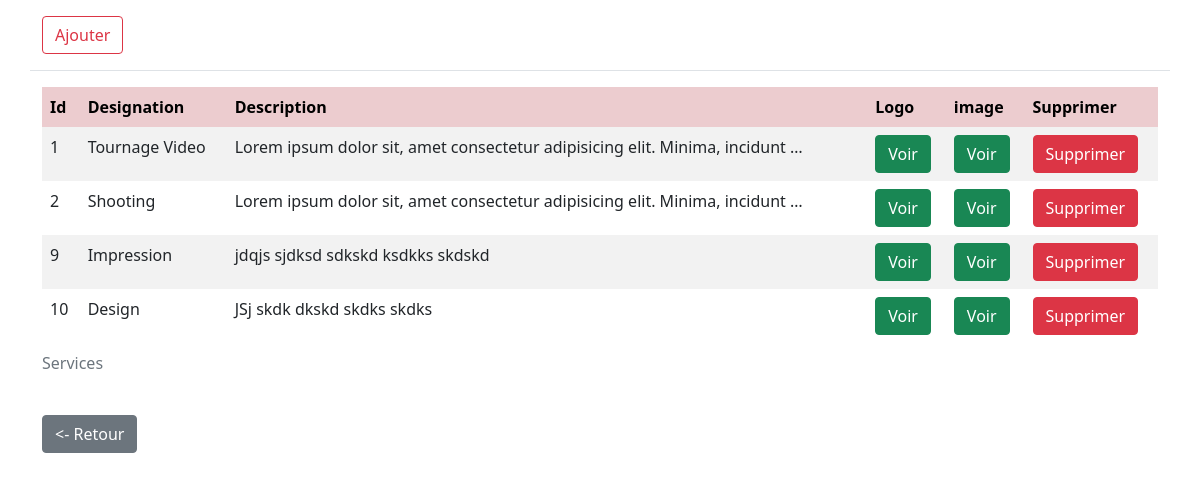
The app's page /private_page/dashboard/gestion_service with its own data.
### surnatural_app/models.py (models this page shows, shortened)
class Services(models.Model):
    titre = models.CharField(max_length=20, unique=True)
    description = models.TextField(max_length=300)
    logo = models.ImageField(upload_to='img', null=True)
    img = models.ImageField(upload_to='img', null=True)
    class Meta():
        db_table = 'Services'

### surnatural_app/views.py (the view)
# urls.py: path('private_page/dashboard/gestion_service', gst_service, name='gst_service'),
def gst_service(request):
    services = Services.objects.all()
    return render(request, 'application/gst_service.html', context={'services':services})

### templates/application/gst_service.html (shortened to what this page needs)
<!DOCTYPE html>
<html lang="fr">
    {% load static %}
<head>
    <link rel="stylesheet" href="{% static 'css/bootstrap.css' %}">
    <link rel="stylesheet" href="{% static 'css/style.css' %}">
</head>
<body>
    <div class="container">
        <div class="row border-bottom">
            <div class="col-3">
                <a href="{% url "form_service" %}" class="btn btn-outline-danger my-3">Ajouter</a>
            </div>
        </div>
        <div class="row">
            <div
                class="table-responsive-sm my-3"
            >
                <table
                    class="table table-striped table-hover table-borderless table-danger align-middle"
                >
                    <thead class="table-light">
                        <caption>
                            Services
                        </caption>
                        <tr>
                            <th>Id</th>
                            <th>Designation</th>
                            <th>Description</th>
                            <th>Logo</th>
                            <th>image</th>
                            <th>Supprimer</th>
                        </tr>
                    </thead>
                    <tbody class="table-group-divider">
                        {% for service in services %}
                            <tr
                                class="table"
                            >
                                <td scope="row">{{service.id}}</td>
                                <td>{{service.titre}}</td>
                                <td>{{service.description|truncatewords:10}}</td>
                                <td><a href="/media/{{service.logo}}" class="btn btn-success">Voir</a></td>
                                <td><a href="/media/{{service.img}}" class="btn btn-success">Voir</a></td>
                                <td><a onclick="confirm()" href="/private_page/dashboard/gestion_service/delete{{service.id}}" class="btn btn-danger">Supprimer</a></td>
                            </tr>
                        {% endfor %}
                    </tbody>
                </table>
            </div>
        </div>
        <a href="{% url "dashboard" %}" class="btn btn-secondary"><- Retour</a>
    </div>
</body>
</html>

### static/css/style.css (style rules this page uses)
:root { --main_color:rgb(126, 19, 69); }
html { scroll-behavior: smooth; }

### records on screen
Services: id "1", titre "Tournage Video", description "Lorem ipsum dolor sit, amet consectetur adipisicing elit. Minima, incidunt …"
Services: id "2", titre "Shooting", description "Lorem ipsum dolor sit, amet consectetur adipisicing elit. Minima, incidunt …"
Services: id "9", titre "Impression", description "jdqjs sjdksd sdkskd ksdkks skdskd"
Services: id "10", titre "Design", description "JSj skdk dkskd skdks skdks"
